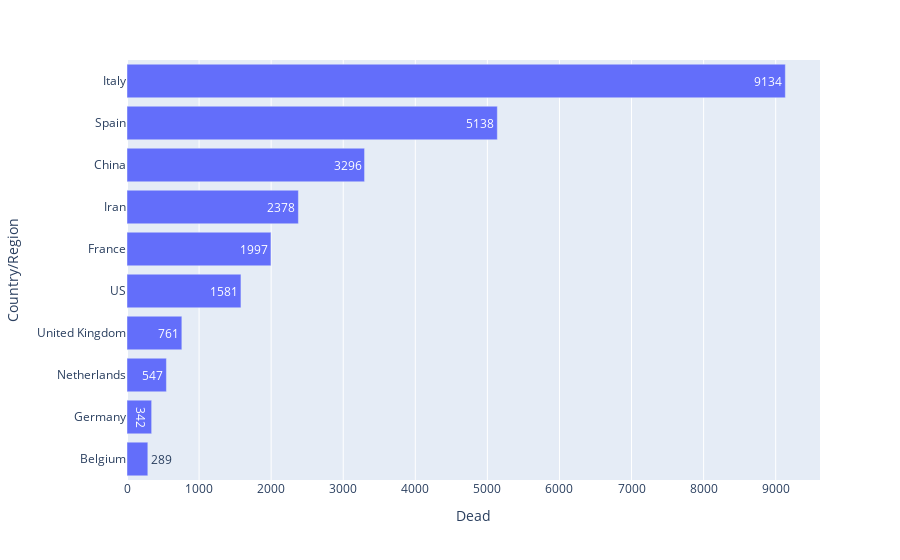

The notebook cell saved with this chart:
### Markdown cell above
## Highest number of deaths

### Code cell
fig = px.bar(df_comb.sort_values('Dead').tail(10), x="Dead", y="Country/Region", text='Dead', orientation='h')
fig.show()

### Figure 1 — Plotly figure (JSON) as saved in the notebook; plotly's stock layout.template omitted (floating-point values rounded to 4 significant figures)
{"data": [{"alignmentgroup": "True", "hoverlabel": {"namelength": 0}, "hovertemplate": "Dead=%{text}<br>Country/Region=%{y}", "legendgroup": "", "marker": {"color": "#636efa"}, "name": "", "offsetgroup": "", "orientation": "h", "showlegend": false, "text": [289, 342, 547, 761, 1581, 1997, 2378, 3296, 5138, 9134], "textposition": "auto", "type": "bar", "x": [289, 342, 547, 761, 1581, 1997, 2378, 3296, 5138, 9134], "xaxis": "x", "y": ["Belgium", "Germany", "Netherlands", "United Kingdom", "US", "France", "Iran", "China", "Spain", "Italy"], "yaxis": "y"}], "layout": {"barmode": "relative", "legend": {"tracegroupgap": 0}, "margin": {"t": 60}, "xaxis": {"anchor": "y", "domain": [0, 1], "title": {"text": "Dead"}}, "yaxis": {"anchor": "x", "domain": [0, 1], "title": {"text": "Country/Region"}}}}
